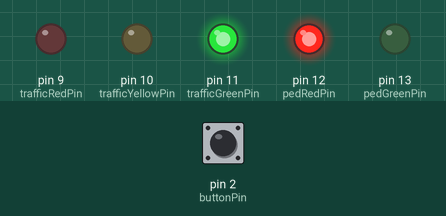
Bench run of a sketch on a simulated Arduino Uno, built with avr-gcc and run on an emulated ATmega328P. Shown: output pins drawn as LEDs (lit = HIGH). Inputs (shaded band) come from the test bench; at power-on: pin 2 (buttonPin) HIGH.

Above: at 1.2 s.
1.3 s: pin 2 (buttonPin) pulled LOW for 0.15 s
At 5.8 s:
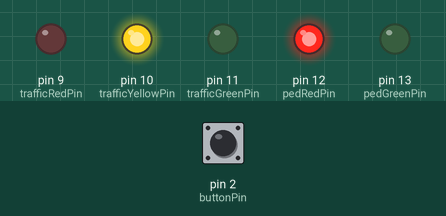
At 10.8 s:
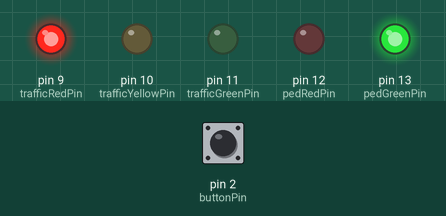
Timing chart, 0 to 12.3 s (numbered marks = the images above; inputs shaded):
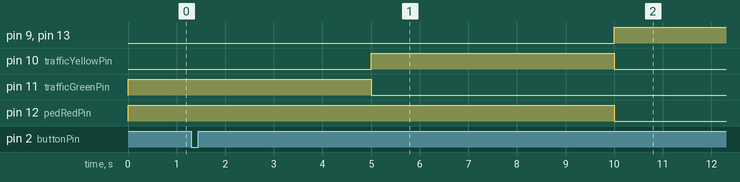

Measured:
- after the input at 1.3 s, pin 9 (trafficRedPin), pin 13 (pedGreenPin): LOW → HIGH after 8.7 s; pin 10 (trafficYellowPin): LOW → HIGH after 3.7 s, → LOW 5.0 s later; pin 11 (trafficGreenPin): HIGH → LOW after 3.7 s; pin 12 (pedRedPin): HIGH → LOW after 8.7 s

The sketch:

sketch.ino
```cpp
#include <Arduino.h>

// Variables for the traffic light
const int trafficRedPin = 9;
const int trafficYellowPin = 10;
const int trafficGreenPin = 11;

// Variables for the pedestrian light
const int pedRedPin = 12;
const int pedGreenPin = 13;

// Button pin for pedestrian crossing
const int buttonPin = 2;

// Timing durations
const unsigned long greenDuration = 5000;
const unsigned long yellowDuration = 5000;
const unsigned long redDuration = 20000;

// Debounce timing
const unsigned long debounceDelay = 50;

// Declaration of PedestrianLight class
class PedestrianLight;

// TrafficLight class definition
class TrafficLight {
private:
    int redPin, yellowPin, greenPin; // Traffic light pins
    unsigned long previousMillis; // State and timing variables
    bool pedestrianWaiting;
    bool wasGreenBefore; // Flag to track if the previous state was GREEN
    enum TrafficState { RED, YELLOW, GREEN };
    TrafficState currentState;

public:
    // Constructor
    TrafficLight(int rPin, int yPin, int gPin)
        : redPin(rPin), yellowPin(yPin), greenPin(gPin),
          previousMillis(0), pedestrianWaiting(false),
          wasGreenBefore(true), currentState(GREEN) {
        // Initialize pin modes
        pinMode(redPin, OUTPUT);
        pinMode(yellowPin, OUTPUT);
        pinMode(greenPin, OUTPUT);
        digitalWrite(greenPin, HIGH); // Start with the green light on
    }

    // Method to set pedestrian waiting flag
    void setPedestrianWaiting(bool waiting) {
        pedestrianWaiting = waiting;
    }

    // Method to update traffic light states
    void update(unsigned long currentMillis, PedestrianLight &pedLight);

private:
    // Method to handle the GREEN state
    void handleGreenState(unsigned long currentMillis) {
        digitalWrite(greenPin, HIGH);
        digitalWrite(redPin, LOW);
        if (currentMillis - previousMillis >= greenDuration) {
            previousMillis = currentMillis;
            digitalWrite(greenPin, LOW);
            if (pedestrianWaiting) {
                currentState = YELLOW;
                wasGreenBefore = true;
            } else {
                previousMillis = millis();
                digitalWrite(greenPin, HIGH);
            }
        }
    }

    // Method to handle the YELLOW state
    void handleYellowState(unsigned long currentMillis) {
        digitalWrite(yellowPin, HIGH);
        if (currentMillis - previousMillis >= yellowDuration) {
            previousMillis = currentMillis;
            digitalWrite(yellowPin, LOW);
            currentState = wasGreenBefore ? RED : GREEN;
        }
    }

    // Method to handle the RED state
    void handleRedState(unsigned long currentMillis, PedestrianLight &pedLight);
};

// PedestrianLight class definition
class PedestrianLight {
private:
    int redPin, greenPin;

public:
    // Constructor
    PedestrianLight(int rPin, int gPin)
        : redPin(rPin), greenPin(gPin) {
        // Initialize pin modes
        pinMode(redPin, OUTPUT);
        pinMode(greenPin, OUTPUT);
        digitalWrite(redPin, HIGH); // Start with the red light on
    }

    // Method to activate the green pedestrian light
    void activate() {
        digitalWrite(redPin, LOW);
        digitalWrite(greenPin, HIGH);
    }

    // Method to deactivate the green pedestrian light
    void deactivate() {
        digitalWrite(greenPin, LOW);
        digitalWrite(redPin, HIGH);
    }
};

// Method implementation for TrafficLight class that requires PedestrianLight
void TrafficLight::update(unsigned long currentMillis, PedestrianLight &pedLight) {
    switch (currentState) {
        case GREEN:
            handleGreenState(currentMillis);
            break;
        case YELLOW:
            handleYellowState(currentMillis);
            break;
        case RED:
            handleRedState(currentMillis, pedLight);
            break;
    }
}

void TrafficLight::handleRedState(unsigned long currentMillis, PedestrianLight &pedLight) {
    digitalWrite(redPin, HIGH);
    pedLight.activate(); // Activate the pedestrian light
    if (currentMillis - previousMillis >= redDuration) {
        previousMillis = currentMillis;
        digitalWrite(redPin, LOW);
        pedLight.deactivate(); // Deactivate the pedestrian light
        pedestrianWaiting = false;
        currentState = YELLOW;
        wasGreenBefore = false;
    }
}

// Main function and global variables
TrafficLight trafficTrafficLight(trafficRedPin, trafficYellowPin, trafficGreenPin);
PedestrianLight pedestrianLight(pedRedPin, pedGreenPin);
unsigned long lastDebounceTime = 0;

void setup() {
    pinMode(buttonPin, INPUT_PULLUP);
}

void loop() {
    unsigned long currentMillis = millis();
    trafficTrafficLight.update(currentMillis, pedestrianLight);

    int buttonState = digitalRead(buttonPin);
    if (buttonState == LOW && (currentMillis - lastDebounceTime) > debounceDelay) {
        trafficTrafficLight.setPedestrianWaiting(true);
        lastDebounceTime = currentMillis;
    }
}
```
